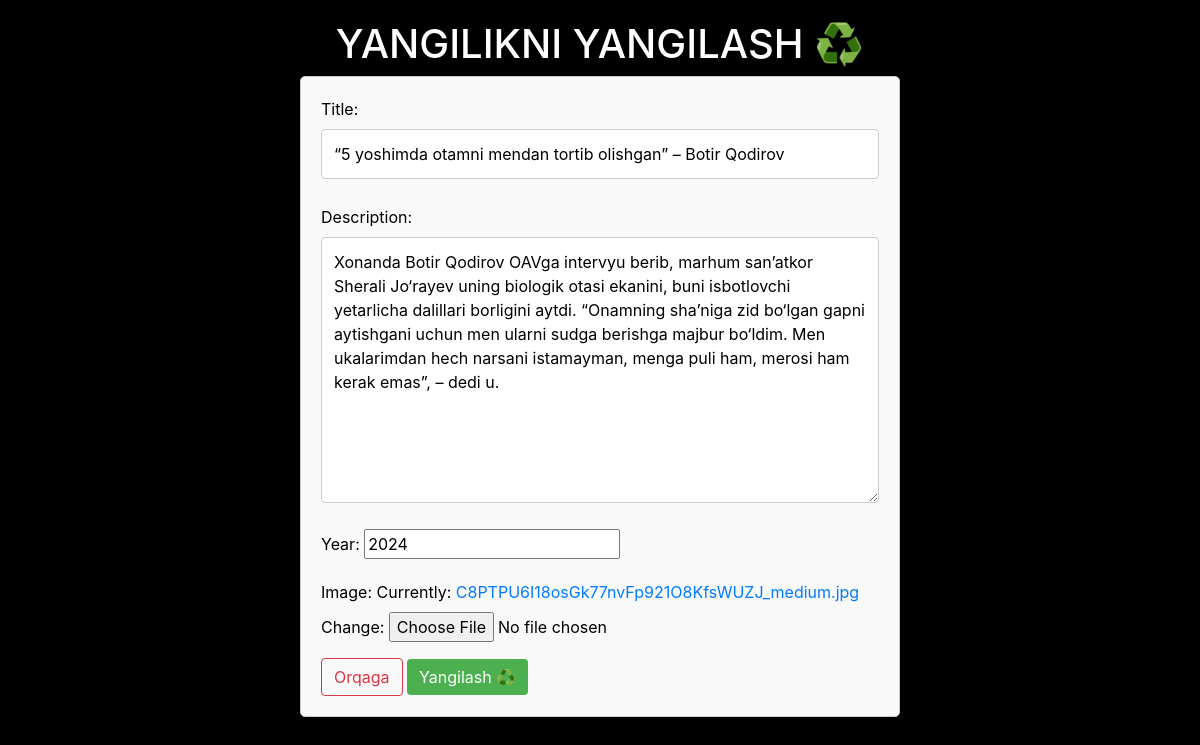
The page /news/new-update/7/ on the database its author committed.
### newapp/models.py (models this page shows, shortened)
class News(models.Model):
    objects = None
    title = models.CharField(max_length=100)
    description = models.TextField(max_length=1000)
    year = models.IntegerField()
    image = models.ImageField(upload_to='')

### newapp/views.py (the view)
# urls.py: path('new-update/<int:pk>/', NewsUpdateView.as_view(), name='new-update'),
class NewsUpdateView(UpdateView):
    model = News
    fields = ['title', 'description', 'year', 'image']
    template_name = 'news-update.html'
    class_form = NewForm
    success_url = reverse_lazy('news:list')

### template/news-update.html (shortened to what this page needs)
{% load static %}
<head>
    <link rel="stylesheet" href="https://stackpath.bootstrapcdn.com/bootstrap/4.5.0/css/bootstrap.min.css"
>
</head>
<link rel="stylesheet" href="/static/update.css">
<div class="card-body" >
    <h1 style="text-align:center">YANGILIKNI YANGILASH ♻️</h1>
    <form id="contact" action="" method="post" enctype="multipart/form-data">
        {{form.as_p}}
        <a type="button" class="btn btn-outline-danger" href="../../list">Orqaga</a>
        <button type="submit" class="btn btn-outline-dark">Yangilash ♻️</button>
    </form>
</div>

### static/update.css (style rules this page uses)
h1 { color:white; }

### template/news-update.html (style rules this page uses)
#contact { max-width: 600px; margin: 0 auto; padding: 20px; border: 1px solid #ccc; border-radius: 5px; background-color: #f9f9f9; }
#contact input[type="text"], #contact input[type="email"], #contact textarea { width: 100%; padding: 12px; border: 1px solid #ccc; border-radius: 4px; box-sizing: border-box; margin-bottom: 10px; resize: vertical; }
#contact button[type="submit"] { background-color: #4CAF50; color: white; border: none; border-radius: 4px; cursor: pointer; margin-top: 0px; }

### rows shown on the page
News: title "“5 yoshimda otamni mendan tortib olishgan” – Botir Qodirov", description "Xonanda Botir Qodirov OAVga intervyu berib, marhum san’atkor Sherali Jo‘rayev uning biologik otasi ekanini, buni isbotlovchi yetarlicha dalillari borligini aytdi. “Onamning sha’niga zid bo‘lgan gapni aytishgani uchun men ularni sudga berishga majbur bo‘ldim. Men ukalarimdan hech narsani istamayman, menga puli ham, merosi ham kerak emas”, – dedi u.", year "2024"
